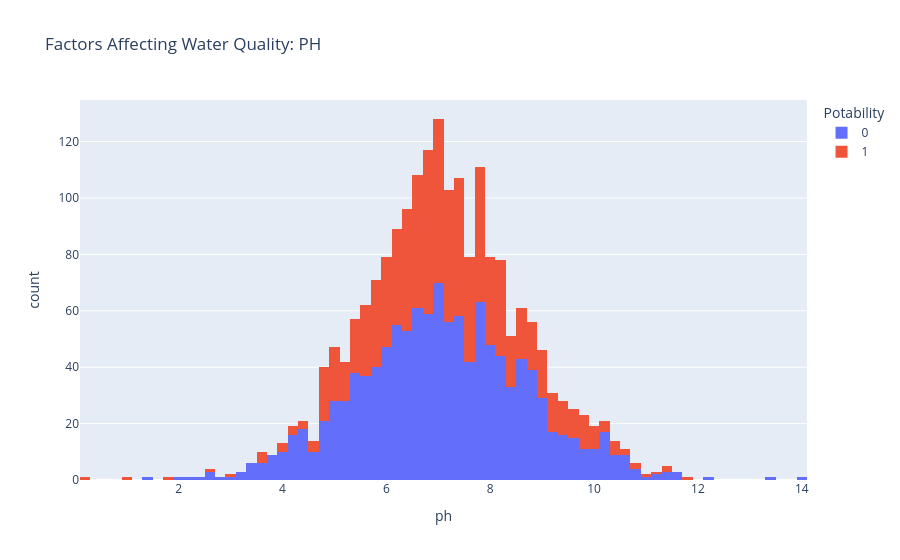

Notebook code cell kept with this figure:
### Code cell
import plotly.express as px
data = data
figure = px.histogram(
    data,
    x="ph",
    color="Potability",
    title="Factors Affecting Water Quality: PH"
)
figure.show()

### Figure 1 — Plotly figure (JSON) as saved in the notebook; plotly's stock layout.template omitted (floating-point values rounded to 4 significant figures; data arrays with more than 128 entries replaced by an {"elided": "..."} marker saying what was removed)
{"data": [{"bingroup": "x", "hovertemplate": "Potability=0<br>ph=%{x}<br>count=%{y}<extra></extra>", "legendgroup": "0", "marker": {"color": "#636efa", "pattern": {"shape": ""}}, "name": "0", "orientation": "v", "showlegend": true, "type": "histogram", "x": {"elided": "1200 float values"}, "xaxis": "x", "yaxis": "y"}, {"bingroup": "x", "hovertemplate": "Potability=1<br>ph=%{x}<br>count=%{y}<extra></extra>", "legendgroup": "1", "marker": {"color": "#EF553B", "pattern": {"shape": ""}}, "name": "1", "orientation": "v", "showlegend": true, "type": "histogram", "x": {"elided": "811 float values"}, "xaxis": "x", "yaxis": "y"}], "layout": {"barmode": "relative", "legend": {"title": {"text": "Potability"}, "tracegroupgap": 0}, "title": {"text": "Factors Affecting Water Quality: PH"}, "xaxis": {"anchor": "y", "domain": [0, 1], "title": {"text": "ph"}}, "yaxis": {"anchor": "x", "domain": [0, 1], "title": {"text": "count"}}}}
